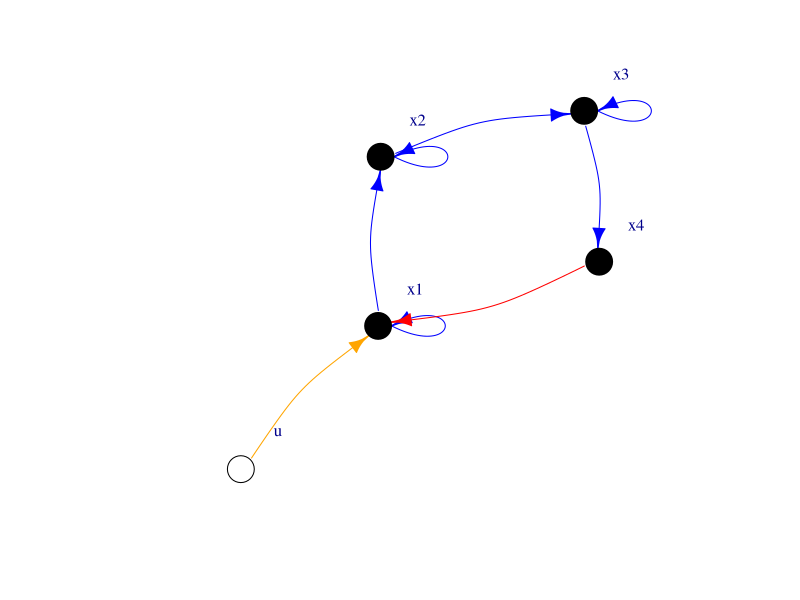

Reproduce this figure in R.
# Libraries
rm(list=ls())
library(igraph)


# Define system 
dim_states <- 4

names_states <- c()
for (i in 1:dim_states) {
  names_states <- c(names_states,paste('x',i, sep = ''))
}
  

A = matrix( data = c(    'a' ,       0 ,       0 ,      0 ,  
                         'b' ,     'a' ,       0 ,      0 ,   
                           0 ,     'b' ,     'a' ,      0 ,   
                           0 ,       0 ,     'b' ,      0 )
            , byrow = TRUE , nrow = dim_states )



# Define nominal Edges and Knots

directed <- TRUE

edges <- c()
for (i in 1:dim_states) {
  for (j in 1:dim_states) {
    if (A[i,j] != '0') {
      edges <- c(edges, c( names_states[j]  , names_states[i] )  )
    }
  }
}

# make the IGraph Object
G <- graph( edges =  edges, directed = directed)
E(G)$weight <- 1 # nominal model
V(G)$weight <- 1

# Define hidden edge
edge_w <- c('x4','x1')
# add to the IGraph Object
G <- add_edges(G, edge_w, weight = 0)
#E(G)[length(E(G))]$weight <- 0 # not in the nominal model

# define known input vertex and edge
G <- add_vertices(G, nv = 1,attr = c(name = 'u') , weight = 2)
G <- add_edges(G,c('u','x1'), weight = 2)
#E(G)[length(E(G))]$weight <- 2 # known input
#V(E)['u']$weight <- 2 # known input

# Plot
# Set nominal edges blue and hidden edges red
E(G)$color[E(G)$weight == 0] <- 'red'    # hidden
E(G)$color[E(G)$weight == 1] <- 'blue'   # nominal
E(G)$color[E(G)$weight == 2] <- 'orange' # known input

V(G)$color[V(G)$weight == 1] <- 'black'   # nominal
V(G)$color[V(G)$weight == 2] <- 'white' # known input

elength <- c(1,1,1,1,1,1,5,2)



plot(G, weight.node.edge.dist = 19  ,vertex.label.cex=1, vertex.label.dist=4, edge.curved=0.19)